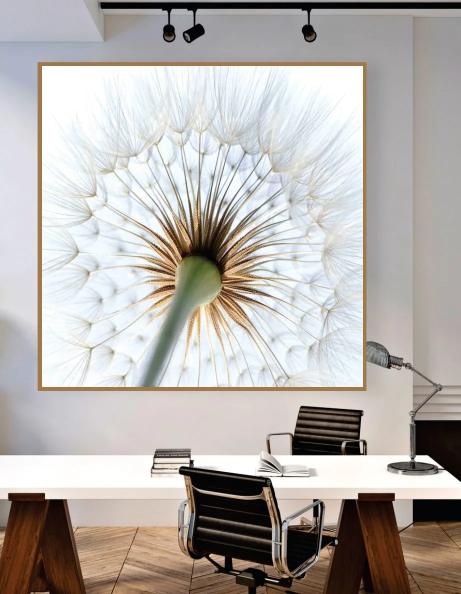
#> input picture src/assets/img/nov-18.webp, 922 x 1188 px, found by its file name (shown at 1/2 size); its folder holds 4 pictures in this run
$ python recortar-artes.py
#> lines starting #> are read from the running program, lines starting #| are printed output that depends on the picture
"""Gera as artes recortadas (fundo transparente) usadas no "Ver na minha parede".

As imagens do catálogo são mockups em ambientes: aqui extraímos só os quadros.
Cada painel é um retângulo (x0, y0, x1, y1) ou um quadrilátero [tl, tr, br, bl]
que é endireitado por perspectiva. Painéis "auto" são detectados pelas faixas
claras entre as peças. Nomes em IGUAIS têm painéis do mesmo tamanho na vida real,
mas a foto em ângulo encolhe o mais distante: lá todos são igualados ao maior. Uso: python3 scripts/recortar-artes.py
"""
from PIL import Image
import os

ORIGEM = 'src/assets/img'
DESTINO = 'src/assets/img/arte'
LADO_MAX = 1200

R = lambda *c: tuple(c)
PAINEIS = {
    'nov-18': [R(75, 125, 733, 780)],
    'nov-19-20': [R(178, 64, 334, 297), R(350, 64, 505, 297), R(522, 64, 677, 297)],
    'nov-21': [R(155, 77, 403, 410), R(438, 77, 685, 410)],
    'nov-22': [[(373, 107), (948, 60), (948, 408), (373, 400)]],
    'nov-23-24': [R(362, 37, 624, 373), R(661, 37, 922, 373)],
    'nov-25-26': [R(265, 13, 557, 373), R(565, 13, 860, 373)],
    'nov-27-28': [R(248, 17, 512, 370), R(520, 17, 785, 370)],
    'nov-30-p7': [R(192, 30, 480, 408), R(482, 30, 766, 408)],
    'nov-31-p7': [[(389, 163), (525, 137), (525, 403), (389, 406)],
                  [(561, 129), (748, 94), (748, 418), (562, 413)],
                  [(787, 86), (1048, 37), (1049, 425), (788, 418)]],
    'nov-32': [R(400, 61, 913, 813)],
    'nov-41': [R(177, 115, 330, 345), R(348, 115, 500, 345), R(519, 115, 672, 345)],
    'nov-42': [[(83, 24), (236, 39), (236, 239), (83, 232)], [(240, 41), (362, 55), (362, 239), (240, 239)]],
    'nov-43': [[(5, 117), (155, 135), (155, 308), (5, 310)], [(158, 137), (274, 152), (274, 306), (158, 308)]],
    'nov-44': [R(262, 64, 752, 347)],
    'nov-45': [R(253, 0, 420, 322), R(425, 10, 590, 322), R(596, 10, 763, 322)],
    'nov-46-47': [R(366, 37, 633, 387), R(668, 37, 935, 387)],
    'nov-48-49': [R(305, 95, 457, 361), R(478, 95, 629, 361)],
    # Imagens que já são só a arte
    'nov-29': 'inteira', 'nov-33': 'inteira', 'nov-34': 'inteira', 'nov-35': 'inteira', 'nov-36': 'inteira',
    'nov-50': 'inteira', 'nov-51': 'inteira', 'nov-52': 'inteira', 'nov-53': 'inteira',
    'nov-30-31-p6': 'auto', 'nov-37-38': 'auto', 'nov-39-40': 'auto',
}


IGUAIS = {'nov-31-p7', 'nov-42', 'nov-43'}


def coeficientes(origem, destino):
    """Coeficientes de Image.PERSPECTIVE que levam pontos de destino à origem."""
    import numpy as np
    a = []
    for (x, y), (u, v) in zip(destino, origem):
        a.append([x, y, 1, 0, 0, 0, -u * x, -u * y])
        a.append([0, 0, 0, x, y, 1, -v * x, -v * y])
    b = [c for p in origem for c in p]
    return np.linalg.solve(np.array(a, float), np.array(b, float)).tolist()


def endireitar(im, quad):
    tl, tr, br, bl = quad
    largura = int(round(((tr[0] - tl[0]) + (br[0] - bl[0])) / 2))
    altura = int(round(((bl[1] - tl[1]) + (br[1] - tr[1])) / 2))
    destino = [(0, 0), (largura, 0), (largura, altura), (0, altura)]
    return im.transform((largura, altura), Image.PERSPECTIVE, coeficientes(quad, destino), Image.BICUBIC)


def detectar_paineis(im):
    """Painéis lado a lado separados por faixa vertical clara e uniforme."""
    cinza = im.convert('L')
    w, h = cinza.size
    px = cinza.load()
    clara = []
    for x in range(w):
        col = [px[x, y] for y in range(0, h, 4)]
        clara.append(min(col) > 200)
    paineis, inicio = [], None
    for x, c in enumerate(clara + [True]):
        if not c and inicio is None:
            inicio = x
        elif c and inicio is not None:
            if x - inicio > w * 0.15:
                paineis.append((inicio, 0, x, h))
            inicio = None
    return paineis or [(0, 0, w, h)]


def gerar(nome, regra):
#> called with nome = 'nov-18'
    im = Image.open(os.path.join(ORIGEM, nome + '.webp')).convert('RGBA')
    if regra == 'inteira':
        paineis = [(0, 0, im.width, im.height)]
    elif regra == 'auto':
        paineis = detectar_paineis(im)
    else:
        paineis = regra
    pecas = []
    for p in paineis:
        if isinstance(p, tuple):
            pecas.append((p[0], p[1], im.crop(p)))
        else:
            pecas.append((min(x for x, _ in p), min(y for _, y in p), endireitar(im, p)))
#> after the loop, pecas = 1 item
    if nome in IGUAIS:
        largura = max(i.width for _, _, i in pecas)
        altura = max(i.height for _, _, i in pecas)
        vao = round(largura * 0.05)
        pecas = [(k * (largura + vao), 0, i.resize((largura, altura), Image.LANCZOS)) for k, (_, _, i) in enumerate(pecas)]
    x0 = min(x for x, _, _ in pecas)
#> x0 = 75
    y0 = min(y for _, y, _ in pecas)
#> y0 = 125
    x1 = max(x + i.width for x, _, i in pecas)
#> x1 = 733
    y1 = max(y + i.height for _, y, i in pecas)
#> y1 = 780
    tela = Image.new('RGBA', (x1 - x0, y1 - y0), (0, 0, 0, 0))
#> tela: PIL image 658x655 RGBA; every value is 0
    for x, y, i in pecas:
        tela.paste(i, (x - x0, y - y0))
#> this loop made 1 pass
#> (x, y) on pass 1: (75, 125)
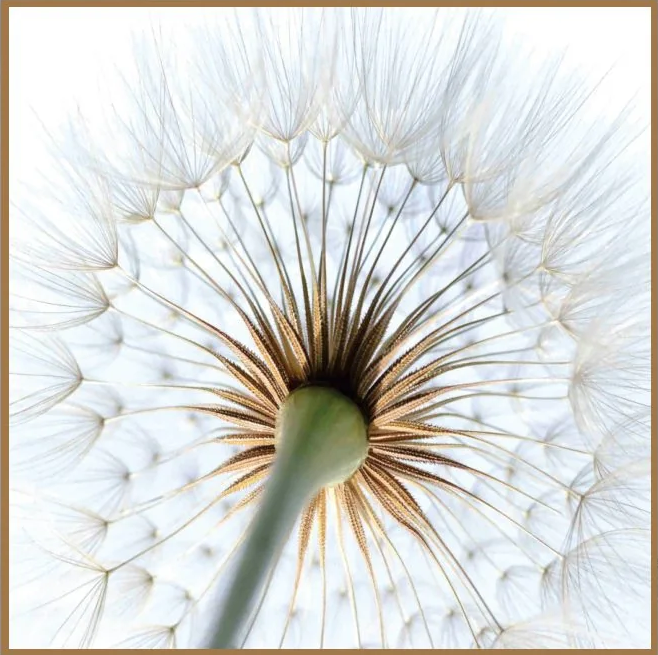
#> tela: PIL image 658x655 RGBA; mean R, G, B, A 216.5, 217.7, 214.7, 255
    tela.thumbnail((LADO_MAX, LADO_MAX), Image.LANCZOS)
    tela.save(os.path.join(DESTINO, nome + '.webp'), quality=88, method=6)
    return len(pecas), tela.size


if __name__ == '__main__':
    os.makedirs(DESTINO, exist_ok=True)
    for nome, regra in PAINEIS.items():
#> (the run stopped early here; a loop or call above may not have finished)
